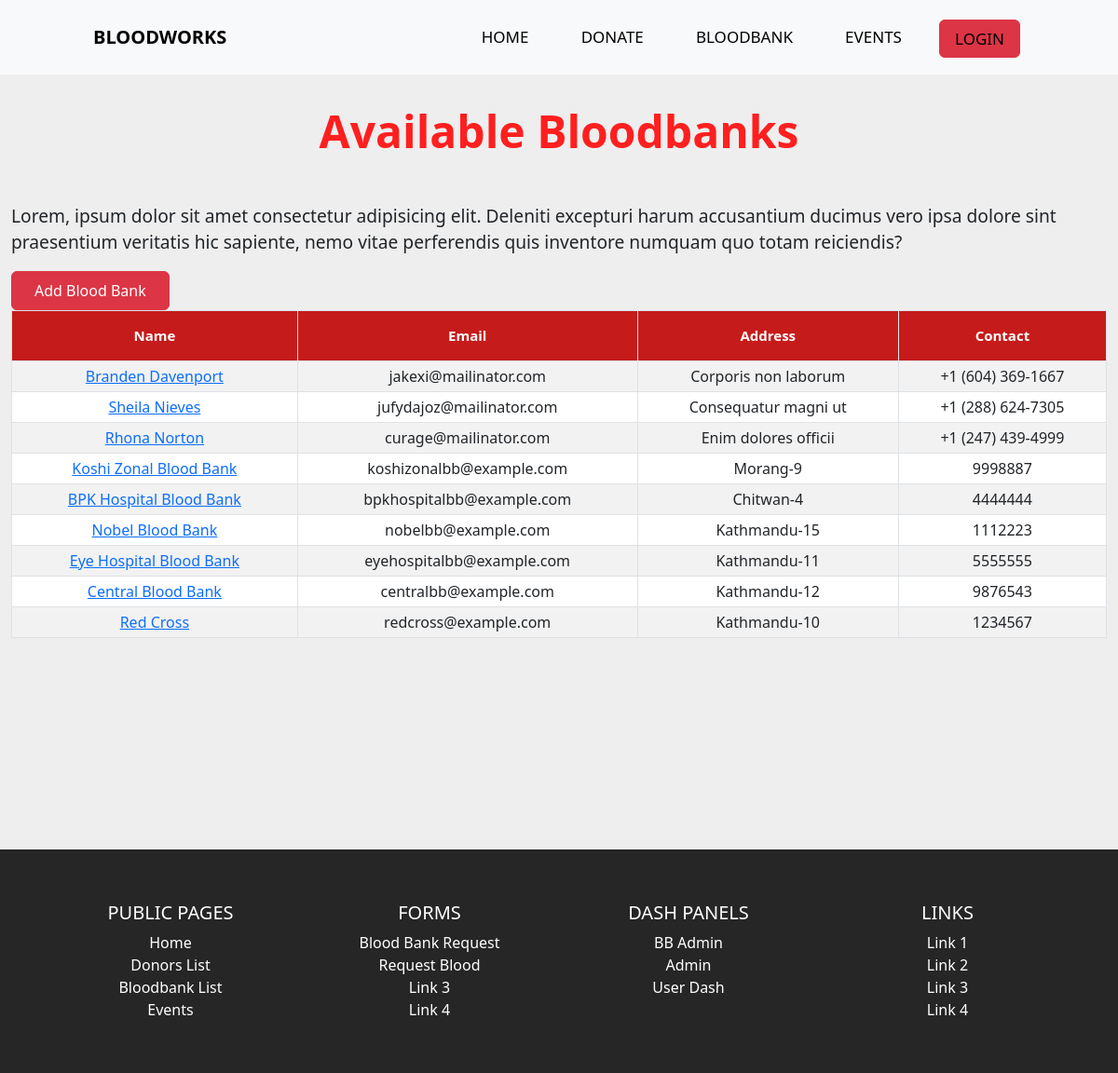
The page /bloodbanks on the database its author committed.
### tables this page shows
CREATE TABLE `blood_banks` (
  `bb_id` int(11) NOT NULL,
  `bb_name` varchar(50) NOT NULL,
  `bb_email` varchar(50) DEFAULT NULL,
  `bb_username` varchar(50) NOT NULL,
  `bb_password` varchar(100) NOT NULL,
  `bb_phoneno` varchar(20) DEFAULT NULL,
  `bb_address` varchar(255) DEFAULT NULL,
  `bb_status` varchar(50) DEFAULT NULL,
  `bb_description` varchar(255) DEFAULT NULL
);

### controllers/BloodBanks.php (called while the page is built, shortened)
<?php
class BloodBanks
{
    public function index($a = "", $b = "", $c = "")
    {
        $bloodbanklist = $this->bloodbanklist();
        $data = [
            "bloodbanklist" => $bloodbanklist,
        ];
        $this->view('blood-banks', $data);
    }
    private function bloodbanklist()
    {
        $bloodbanklist = new Model;
        $bloodbanklist->table = "blood_banks";
        $bloodbanklist->order_column = "bb_id";
        $data = [
            "bb_status" => "verified"
        ];
        $bloodbanklist = $bloodbanklist->where($data);
        return $bloodbanklist;
    }
}

### includes/app.php (called while the page is built, shortened)
<?php
class App
{
    private $method = "index";
    public function splitURL()
    {
        $URL = $_GET['url'] ?? 'home';
        $URL = explode("/", trim($URL, "/"));
        return $URL;
    }
    public function loadController()
    {
        $URL = $this->splitURL();
        if($URL[0] == "dash"){
            if ($URL[0] == "dash" && !isset($URL[1])) {
                $filename = "controllers/Dash"  . ".php";
            } elseif ($URL[0] == "dash" && isset($URL[1])) {
                $filename = "controllers/" . $URL[0] . $URL[1] . ".php";
            }
        }
        elseif ($URL[0] == "admin"  ) {
            if ($URL[0] == "admin" && !isset($URL[1])) {
                $filename = "controllers/Admin"  . ".php";
            } elseif ($URL[0] == "admin" && isset($URL[1])) {
                $filename = "controllers/" . $URL[0] . $URL[1] . ".php";
            }
        }
        elseif ($URL[0] == "bbadmin"  ) {
            if ($URL[0] == "bbadmin" && !isset($URL[1])) {
                $filename = "controllers/bbadmin"  . ".php";
            } elseif ($URL[0] == "bbadmin" && isset($URL[1])) {
                $filename = "controllers/" . $URL[0] . $URL[1] . ".php";
            }
        }
        else{
            $filename = "controllers/" .$URL[0] . ".php";
        }
        if (file_exists($filename)) {
            unset($URL[0]);
        } else {
            $filename = "controllers/_404.php";
            require $filename;
            $this->controller = "_404";
        }
        $controller = new $this->controller;
        $URL = $URL ? array_values($URL) : [];
        call_user_func_array([$controller, $this->method], $URL);
    }
}

### index.php (called while the page is built, shortened)
<?php
$app = new App;
$app->loadController();
?>

### includes/database.php (called while the page is built, shortened)
<?php
trait Database
{
    public function connect()
    {
        $string = "mysql:hostname=" . DBHOST . ";dbname=" . DBNAME;
        $con = new PDO($string, DBUSER, DBPASS);
        return $con;
    }
    public function query($query, $data = [])
    {
        $con = $this->connect();
        $stm = $con->prepare($query);
        $check = $stm->execute($data);
        if ($check) {
            $result = $stm->fetchAll(PDO::FETCH_OBJ);
            if (is_array($result) && count($result)) {
                return $result;
            }
        }
        return false;
    }
}

### includes/models.php (called while the page is built, shortened)
<?php
class Model
{
    public $table = "users";
    protected $limit = '100';
    protected $offset = 0;
    protected $order_type = "desc";
    public $order_column = "id";
    public function where($data, $data_not = [])
    {
        $keys = array_keys($data);
        $query = "select * from $this->table where ";
        foreach ($keys as $key) {
            $query .= $key . " = :" . $key . " && ";
        }
        $query = trim($query, " && ");
        $query .= " order by $this->order_column $this->order_type limit $this->limit offset $this->offset";
        $data = array_merge($data, $data_not);
        return $this->query($query, $data);
    }
}

### views/blood-banks.views.php (the view)
<?php require "header.php";
?>
<main class="container-xxl top-gap">
    <div class="table-section">
        <h2 class="table-sec-title fw-bold display-5">Available Bloodbanks</h2>
        <p>Lorem, ipsum dolor sit amet consectetur adipisicing elit. Deleniti excepturi harum accusantium ducimus vero ipsa dolore sint praesentium veritatis hic sapiente, nemo vitae perferendis quis inventore numquam quo totam reiciendis?</p>
        <a class="btn btn-danger rounded float-right d-inline-block" href="<?= HOSTNAME ?>addbloodbank">Add Blood Bank</a>
        <div style="overflow-x:auto;">
            <table id="datatable" class="table table-hover table-striped table-bordered table-sm" cellspacing="0" width="100%">
                <thead>
                    <tr>
                        <th class="th-sm">Name
                        </th>
                        <th class="th-sm">Email
                        </th>
                        <th class="th-sm">Address
                        </th>
                        <th class="th-sm">Contact
                        </th>
                    </tr>
                </thead>
                <tbody>
                    <?php if (empty($bloodbanklist)) {
                        echo "No donor available";
                    } else {
                        foreach ($bloodbanklist as $bloodbank) { ?>
                            <tr>
                                <td><a href="<?= ROOT ?>/bloodbank/<?= $bloodbank->bb_id; ?>"><?= $bloodbank->bb_name; ?></a></td>
                                <td><?= $bloodbank->bb_email; ?></td>
                                <td><?= $bloodbank->bb_address; ?></td>
                                <td><?= $bloodbank->bb_phoneno; ?></td>
                            </tr>
                    <?php
                        }
                    }
                    ?>
                </tbody>
            </table>
        </div>
    </div>
</main>
<?php require "footer.php"; ?>

### assets/css/style.css (style rules this page uses)
* { margin: 0; padding: 0; box-sizing: border-box; }
body { background: #eeeeee; }
main { min-height: 100vh; }
.btn { padding: 0.5em 1.5em; border-radius: 2em; }
.table-section { min-height: 100vh; position: relative; }
.table-sec-title { margin: 2rem 0 3rem 0; color: #ff1f1f; text-align: center; }
td, th { padding: 20px; height: 30px; justify-content: center; align-content: center; text-align: center; }
#datatable th { background-color: rgb(198, 27, 27); font-weight: bold; color: white; font-size: 15px; padding: 15px; text-align: center; }
.top-gap { padding-top: 80px; }
@media screen and (min-width: 769px) { p { font-size: 1.2em; } }

### rows shown on the page
blood_banks: bb_name "Branden Davenport", bb_email "jakexi@mailinator.com", bb_address "Corporis non laborum", bb_phoneno "+1 (604) 369-1667"
blood_banks: bb_name "Sheila Nieves", bb_email "jufydajoz@mailinator.com", bb_address "Consequatur magni ut", bb_phoneno "+1 (288) 624-7305"
blood_banks: bb_name "Rhona Norton", bb_email "curage@mailinator.com", bb_address "Enim dolores officii", bb_phoneno "+1 (247) 439-4999"
blood_banks: bb_name "Koshi Zonal Blood Bank", bb_email "koshizonalbb@example.com", bb_address "Morang-9", bb_phoneno "9998887"
blood_banks: bb_name "BPK Hospital Blood Bank", bb_email "bpkhospitalbb@example.com", bb_address "Chitwan-4", bb_phoneno "4444444"
blood_banks: bb_name "Nobel Blood Bank", bb_email "nobelbb@example.com", bb_address "Kathmandu-15", bb_phoneno "1112223"
blood_banks: bb_name "Eye Hospital Blood Bank", bb_email "eyehospitalbb@example.com", bb_address "Kathmandu-11", bb_phoneno "5555555"
blood_banks: bb_name "Central Blood Bank", bb_email "centralbb@example.com", bb_address "Kathmandu-12", bb_phoneno "9876543"
blood_banks: bb_name "Red Cross", bb_email "redcross@example.com", bb_address "Kathmandu-10", bb_phoneno "1234567"
